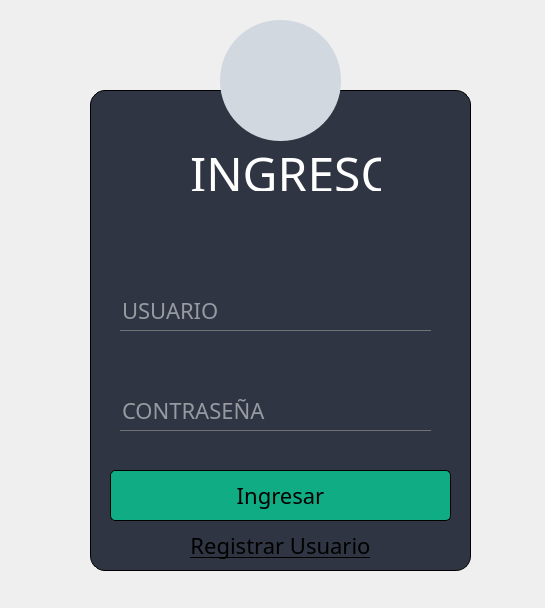
<?xml version="1.0" encoding="UTF-8"?>
<ui version="4.0">
 <class>MainWindow</class>
 <widget class="QMainWindow" name="MainWindow">
  <property name="geometry">
   <rect>
    <x>0</x>
    <y>0</y>
    <width>545</width>
    <height>608</height>
   </rect>
  </property>
  <property name="windowTitle">
   <string>MainWindow</string>
  </property>
  <property name="styleSheet">
   <string notr="true">*{font-family:Bahnschrift Condensed;
	background-image: url(:/Fondos/Imagenes/wallpaperflare.com_wallpaper.jpg);
font-size:22px;

}
#centralwidget{
	background-image: url(:/Fondos/Imagenes/green-leaves-pattern-background-flat-lay-nature-dark-green-tone-background_9635-1311.jpg);
}

QFrame{
background:rgba(47, 53, 66,1);
border-radius:15px;
border:1px solid black;
}

QToolButton{
background:#d1d8e0;
border-radius:60px;
}

QLabel{
color:white;
background:transparent;
border:none;}

QPushButton{
background:rgba(16, 172, 132,1.0);
color:black;
border-radius:5px;
border:1px solid black;

}
QPushButton:hover{
color:rgba(200, 214, 229,1.0);
border-radius:5px;
background:rgba(87, 101, 116,1.0);
border:qpx solid white;
}

QLineEdit{
background:transparent;
border:none;
color:white;
border-bottom:1px solid #717072;
}
QMessageBox{
background:rgba(47, 53, 66, 1);}</string>
  </property>
  <widget class="QWidget" name="centralwidget">
   <widget class="QFrame" name="frame">
    <property name="geometry">
     <rect>
      <x>90</x>
      <y>90</y>
      <width>381</width>
      <height>481</height>
     </rect>
    </property>
    <property name="frameShape">
     <enum>QFrame::StyledPanel</enum>
    </property>
    <property name="frameShadow">
     <enum>QFrame::Raised</enum>
    </property>
    <widget class="QPushButton" name="pushButton">
     <property name="geometry">
      <rect>
       <x>20</x>
       <y>380</y>
       <width>341</width>
       <height>51</height>
      </rect>
     </property>
     <property name="cursor">
      <cursorShape>PointingHandCursor</cursorShape>
     </property>
     <property name="text">
      <string>Ingresar</string>
     </property>
    </widget>
    <widget class="QLineEdit" name="Usuario">
     <property name="geometry">
      <rect>
       <x>30</x>
       <y>200</y>
       <width>311</width>
       <height>41</height>
      </rect>
     </property>
     <property name="text">
      <string/>
     </property>
     <property name="placeholderText">
      <string>USUARIO</string>
     </property>
    </widget>
    <widget class="QLineEdit" name="clave">
     <property name="geometry">
      <rect>
       <x>30</x>
       <y>300</y>
       <width>311</width>
       <height>41</height>
      </rect>
     </property>
     <property name="text">
      <string/>
     </property>
     <property name="echoMode">
      <enum>QLineEdit::Password</enum>
     </property>
     <property name="placeholderText">
      <string>CONTRASEÑA</string>
     </property>
    </widget>
    <widget class="QPushButton" name="bont2">
     <property name="geometry">
      <rect>
       <x>20</x>
       <y>440</y>
       <width>341</width>
       <height>31</height>
      </rect>
     </property>
     <property name="cursor">
      <cursorShape>PointingHandCursor</cursorShape>
     </property>
     <property name="styleSheet">
      <string notr="true">#bont2{background:transparent;
text-decoration: underline;
font: 10pt &quot;MS Shell Dlg 2&quot;;
border:1px solid transparent;
color:black;}
#bont2:hover{
color:white;
}</string>
     </property>
     <property name="text">
      <string>Registrar Usuario</string>
     </property>
    </widget>
    <widget class="QLabel" name="label">
     <property name="geometry">
      <rect>
       <x>100</x>
       <y>50</y>
       <width>191</width>
       <height>51</height>
      </rect>
     </property>
     <property name="styleSheet">
      <string notr="true"/>
     </property>
     <property name="text">
      <string>&lt;html&gt;&lt;head/&gt;&lt;body&gt;&lt;p align=&quot;center&quot;&gt;&lt;span style=&quot; font-size:36pt; font-weight:400;&quot;&gt;INGRESO&lt;/span&gt;&lt;/p&gt;&lt;/body&gt;&lt;/html&gt;</string>
     </property>
    </widget>
   </widget>
   <widget class="QToolButton" name="toolButton">
    <property name="geometry">
     <rect>
      <x>220</x>
      <y>20</y>
      <width>121</width>
      <height>121</height>
     </rect>
    </property>
    <property name="autoFillBackground">
     <bool>false</bool>
    </property>
    <property name="text">
     <string/>
    </property>
    <property name="icon">
     <iconset resource="../fondo.qrc">
      <normaloff>:/iconos/Imagenes/user.png</normaloff>:/iconos/Imagenes/user.png</iconset>
    </property>
    <property name="iconSize">
     <size>
      <width>80</width>
      <height>80</height>
     </size>
    </property>
    <property name="autoRepeat">
     <bool>false</bool>
    </property>
    <property name="autoRepeatInterval">
     <number>100</number>
    </property>
   </widget>
   <widget class="QFrame" name="frame_2">
    <property name="geometry">
     <rect>
      <x>220</x>
      <y>20</y>
      <width>121</width>
      <height>121</height>
     </rect>
    </property>
    <property name="styleSheet">
     <string notr="true">background:transparent;
border:1px solid transparent;</string>
    </property>
    <property name="frameShape">
     <enum>QFrame::StyledPanel</enum>
    </property>
    <property name="frameShadow">
     <enum>QFrame::Raised</enum>
    </property>
   </widget>
  </widget>
 </widget>
 <tabstops>
  <tabstop>Usuario</tabstop>
  <tabstop>clave</tabstop>
  <tabstop>pushButton</tabstop>
  <tabstop>toolButton</tabstop>
 </tabstops>
 <resources>
  <include location="../fondo.qrc"/>
 </resources>
 <connections/>
</ui>
